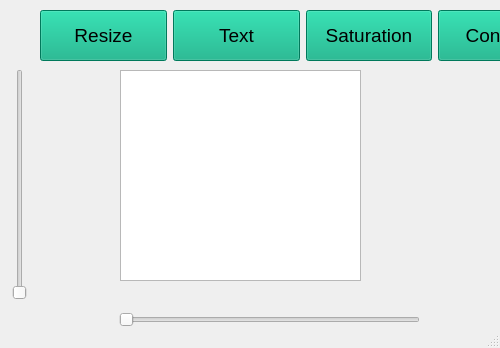
<?xml version="1.0" encoding="UTF-8"?>
<ui version="4.0">
 <class>MainWindow</class>
 <widget class="QMainWindow" name="MainWindow">
  <property name="geometry">
   <rect>
    <x>0</x>
    <y>0</y>
    <width>500</width>
    <height>348</height>
   </rect>
  </property>
  <property name="windowTitle">
   <string>MainWindow</string>
  </property>
  <widget class="QWidget" name="centralwidget">
   <widget class="QWidget" name="horizontalLayoutWidget">
    <property name="geometry">
     <rect>
      <x>40</x>
      <y>10</y>
      <width>791</width>
      <height>51</height>
     </rect>
    </property>
    <layout class="QHBoxLayout" name="menuHLay">
     <item>
      <widget class="QPushButton" name="resizeButton">
       <property name="sizePolicy">
        <sizepolicy hsizetype="Minimum" vsizetype="Preferred">
         <horstretch>0</horstretch>
         <verstretch>0</verstretch>
        </sizepolicy>
       </property>
       <property name="font">
        <font>
         <pointsize>14</pointsize>
        </font>
       </property>
       <property name="styleSheet">
        <string notr="true">background-color: rgb(0, 170, 127);</string>
       </property>
       <property name="text">
        <string>Resize</string>
       </property>
      </widget>
     </item>
     <item>
      <widget class="QPushButton" name="textButton">
       <property name="sizePolicy">
        <sizepolicy hsizetype="Minimum" vsizetype="Preferred">
         <horstretch>0</horstretch>
         <verstretch>0</verstretch>
        </sizepolicy>
       </property>
       <property name="font">
        <font>
         <pointsize>14</pointsize>
        </font>
       </property>
       <property name="styleSheet">
        <string notr="true">background-color: rgb(0, 170, 127);</string>
       </property>
       <property name="text">
        <string>Text</string>
       </property>
      </widget>
     </item>
     <item>
      <widget class="QPushButton" name="saturatioButton">
       <property name="sizePolicy">
        <sizepolicy hsizetype="Minimum" vsizetype="Preferred">
         <horstretch>0</horstretch>
         <verstretch>0</verstretch>
        </sizepolicy>
       </property>
       <property name="font">
        <font>
         <pointsize>14</pointsize>
        </font>
       </property>
       <property name="styleSheet">
        <string notr="true">background-color: rgb(0, 170, 127);</string>
       </property>
       <property name="text">
        <string>Saturation</string>
       </property>
      </widget>
     </item>
     <item>
      <widget class="QPushButton" name="contrasButton">
       <property name="sizePolicy">
        <sizepolicy hsizetype="Minimum" vsizetype="Preferred">
         <horstretch>0</horstretch>
         <verstretch>0</verstretch>
        </sizepolicy>
       </property>
       <property name="font">
        <font>
         <pointsize>14</pointsize>
        </font>
       </property>
       <property name="styleSheet">
        <string notr="true">background-color: rgb(0, 170, 127);</string>
       </property>
       <property name="text">
        <string>Contrast</string>
       </property>
      </widget>
     </item>
     <item>
      <widget class="QPushButton" name="brigthnessButton">
       <property name="sizePolicy">
        <sizepolicy hsizetype="Minimum" vsizetype="Preferred">
         <horstretch>0</horstretch>
         <verstretch>0</verstretch>
        </sizepolicy>
       </property>
       <property name="font">
        <font>
         <pointsize>14</pointsize>
        </font>
       </property>
       <property name="styleSheet">
        <string notr="true">background-color: rgb(0, 170, 127);</string>
       </property>
       <property name="text">
        <string>Brightness</string>
       </property>
      </widget>
     </item>
     <item>
      <widget class="QPushButton" name="filtersButton">
       <property name="sizePolicy">
        <sizepolicy hsizetype="Minimum" vsizetype="Preferred">
         <horstretch>0</horstretch>
         <verstretch>0</verstretch>
        </sizepolicy>
       </property>
       <property name="font">
        <font>
         <pointsize>14</pointsize>
        </font>
       </property>
       <property name="styleSheet">
        <string notr="true">background-color: rgb(0, 170, 127);</string>
       </property>
       <property name="text">
        <string>Filters</string>
       </property>
      </widget>
     </item>
    </layout>
   </widget>
   <widget class="QGraphicsView" name="mainGraphicsView">
    <property name="geometry">
     <rect>
      <x>120</x>
      <y>70</y>
      <width>241</width>
      <height>211</height>
     </rect>
    </property>
   </widget>
   <widget class="QWidget" name="verticalLayoutWidget">
    <property name="geometry">
     <rect>
      <x>730</x>
      <y>459</y>
      <width>111</width>
      <height>101</height>
     </rect>
    </property>
    <layout class="QVBoxLayout" name="verticalLayout">
     <item>
      <widget class="QPushButton" name="clearButton">
       <property name="sizePolicy">
        <sizepolicy hsizetype="Minimum" vsizetype="Preferred">
         <horstretch>0</horstretch>
         <verstretch>0</verstretch>
        </sizepolicy>
       </property>
       <property name="font">
        <font>
         <family>Liberation Sans</family>
         <pointsize>14</pointsize>
        </font>
       </property>
       <property name="styleSheet">
        <string notr="true">background-color: rgb(255, 0, 0);</string>
       </property>
       <property name="text">
        <string>Clear</string>
       </property>
      </widget>
     </item>
     <item>
      <widget class="QPushButton" name="saveButton">
       <property name="sizePolicy">
        <sizepolicy hsizetype="Minimum" vsizetype="Preferred">
         <horstretch>0</horstretch>
         <verstretch>0</verstretch>
        </sizepolicy>
       </property>
       <property name="font">
        <font>
         <family>Liberation Sans</family>
         <pointsize>14</pointsize>
        </font>
       </property>
       <property name="styleSheet">
        <string notr="true">background-color: rgb(0, 170, 255);</string>
       </property>
       <property name="text">
        <string>Save</string>
       </property>
      </widget>
     </item>
    </layout>
   </widget>
   <widget class="QPushButton" name="rollButton">
    <property name="geometry">
     <rect>
      <x>740</x>
      <y>80</y>
      <width>91</width>
      <height>61</height>
     </rect>
    </property>
    <property name="font">
     <font>
      <family>Liberation Sans</family>
      <pointsize>8</pointsize>
     </font>
    </property>
    <property name="styleSheet">
     <string notr="true">background-color: rgb(255, 255, 127);</string>
    </property>
    <property name="text">
     <string>rotate</string>
    </property>
   </widget>
   <widget class="QSlider" name="horizontalSlider">
    <property name="geometry">
     <rect>
      <x>109</x>
      <y>570</y>
      <width>401</width>
      <height>20</height>
     </rect>
    </property>
    <property name="orientation">
     <enum>Qt::Horizontal</enum>
    </property>
   </widget>
   <widget class="QSlider" name="horizontalSlider_2">
    <property name="geometry">
     <rect>
      <x>119</x>
      <y>310</y>
      <width>301</width>
      <height>20</height>
     </rect>
    </property>
    <property name="orientation">
     <enum>Qt::Horizontal</enum>
    </property>
   </widget>
   <widget class="QSlider" name="verticalSlider">
    <property name="geometry">
     <rect>
      <x>10</x>
      <y>69</y>
      <width>20</width>
      <height>231</height>
     </rect>
    </property>
    <property name="orientation">
     <enum>Qt::Vertical</enum>
    </property>
   </widget>
  </widget>
  <widget class="QMenuBar" name="menubar">
   <property name="geometry">
    <rect>
     <x>0</x>
     <y>0</y>
     <width>500</width>
     <height>22</height>
    </rect>
   </property>
  </widget>
  <widget class="QStatusBar" name="statusbar"/>
 </widget>
 <resources/>
 <connections/>
</ui>
